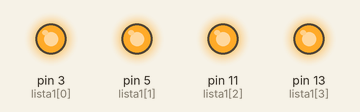
A program run on a simulated Raspberry Pi (header pin numbers). On the bench: output pins drawn as LEDs (lit = HIGH). At 2.0 s the program stops and its outputs stay as they are.

Above: at 0.1 s.
At 2.1 s:
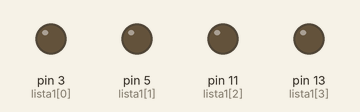
Timing chart, 0 to 3.5 s (numbered marks = the images above):
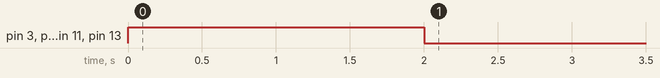

The program:

raspberry4.py
```python
import RPi.GPIO as GPIO
import time
lista1=[3,5,11,13]
GPIO.setwarnings(False)
GPIO.setmode(GPIO.BOARD)
#CONFIGURAR UN CONJUNTO DE CANALES COMO SALIDA
GPIO.setup(lista1,GPIO.OUT)
#ENERGIZAR UN CONJUNTO DE CANALES
GPIO.output(lista1,GPIO.HIGH)
time.sleep(2)
GPIO.output(lista1,GPIO.LOW)
```

Measured:
- by itself, pin 3 (lista1[0]), pin 5 (lista1[1]), pin 11 (lista1[2]), pin 13 (lista1[3]): LOW → HIGH at 0.00 s, → LOW 2.0 s later
